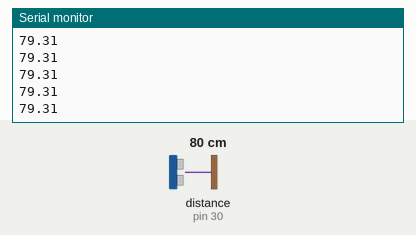
This sketch was run on a simulated Arduino Mega 2560, built with avr-gcc and run on an emulated ATmega2560. Parts: the last lines printed to the serial monitor. Wiring (inferred from the names in the program): ultrasonic range finder: trigger pin 31; echo pin 30. Inputs (shaded band) come from the test bench; at power-on: distance to the obstacle (sensor on pin 30) 80 cm. The echo pulse lasts 58.3 µs per cm.

Above: at 1.2 s.
1.3 s: distance to the obstacle (sensor on pin 30) set to 2 cm
At 1.8 s:
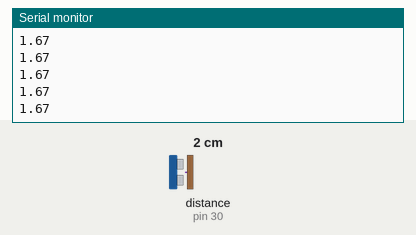
2.8 s: distance to the obstacle (sensor on pin 30) set to 4 cm
At 3.5 s:
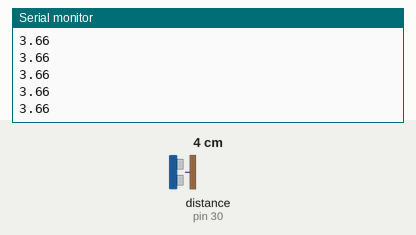
Timing chart, 0 to 3.6 s (numbered marks = the images above; inputs shaded):
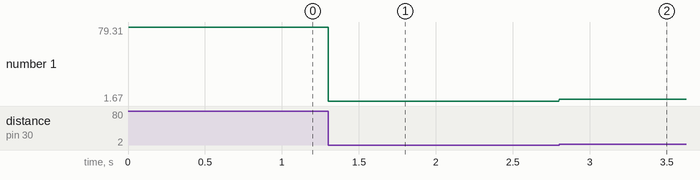

The sketch:

senseUltrasonic_fcns.ino
```cpp
/*
   ME 545 Lab 6 - Wall Following
   Getting the ultrasonic sensors to work
*/
#include <math.h>
const int echoPin_r = 30;
const int trigPin_r = 31;

const int echoPin_fwd = 32;
const int trigPin_fwd = 33;

long duration_r;
long duration_fwd;

float distance_r_fwd;
float distance_fwd;
float distance_right;
// float distance_left;

int count = 0;

//float senseUltrasonic() {
//  digitalWrite(trigPin, LOW);
//  delayMicroseconds(2);
//  // Sets the trigPin on HIGH state for 10 micro seconds
//  digitalWrite(trigPin, HIGH);
//  delayMicroseconds(10);
//  digitalWrite(trigPin, LOW);
//  // Reads the echoPin, returns the sound wave travel time in microseconds
//  duration = pulseIn(echoPin, HIGH);
//  // Calculating the distance
//  distance = duration * 0.034 / 2;
//  // Prints the distance on the Serial Monitor
//  Serial.print(count); // print 'count' to the serial monitor
//  Serial.print(", ");
//  Serial.println(distance);
//  return distance;
//}

float senseUltrasonic_rightWall() {
  digitalWrite(trigPin_r, LOW);
  delayMicroseconds(2);
  // Sets the trigPin on HIGH state for 10 micro seconds
  digitalWrite(trigPin_r, HIGH);
  delayMicroseconds(10);

  digitalWrite(trigPin_r, LOW);
  duration_r = pulseIn(echoPin_r, HIGH);
  distance_r_fwd = duration_r * 0.034 / 2;
  distance_right = distance_r_fwd;
//  * sin(45);
  Serial.println(distance_right);
  return distance_right;
}

float senseUltrasonic_frontWall() {
  digitalWrite(trigPin_fwd, LOW);
  delayMicroseconds(2);
  digitalWrite(trigPin_fwd, HIGH);
  delayMicroseconds(10);
  digitalWrite(trigPin_fwd, LOW);

  duration_fwd = pulseIn(echoPin_fwd, HIGH);
  distance_fwd = duration_fwd * 0.034 / 2;
  Serial.println(distance_fwd);
  return distance_fwd;
}

//float senseUltrasonic_wallFollow() {
//  digitalWrite(trigPin_r, LOW);
//  digitalWrite(trigPin_l, LOW);
//  delayMicroseconds(2);
//  // Sets the trigPin on HIGH state for 10 micro seconds
//  digitalWrite(trigPin_r, HIGH);
//  digitalWrite(trigPin_l, HIGH);
//  delayMicroseconds(10);
//
//  digitalWrite(trigPin_r, LOW);
//  digitalWrite(trigPin_l, LOW);
//
//  // Reads the echoPin, returns the sound wave travel time in microseconds
//  duration_r = pulseIn(echoPin_r, HIGH);
//  duration_l = pulseIn(echoPin_l, HIGH);
//  // Calculating the distance
//  distance_r_fwd = duration_r * 0.034 / 2;
//  distance_l_fwd = duration_l * 0.034 / 2;
//
//  distance_right = distance_r_fwd * sin(45);
//  distance_left = distance_l_fwd * sin(45);
//  // Prints the distance on the Serial Monitor
//
//  return distance_r_fwd, distance_l_fwd, distance_right, distance_left;
//}


void setup() {
  Serial.begin(115200);

  pinMode(echoPin_r, INPUT);
  pinMode(trigPin_r, OUTPUT);

  pinMode(echoPin_fwd, INPUT);
  pinMode(trigPin_fwd, OUTPUT);

}

void loop() {
  senseUltrasonic_rightWall();

}
```

Measured:
- after the input at 1.3 s, the serial monitor: prints a new line at once (image 1)
- after the input at 2.8 s, the serial monitor: prints a new line at once (image 2)
- plotted number 1: 79.31 → 1.67 after the input at 1.3 s, 1.67 → 3.66 after the input at 2.8 s
